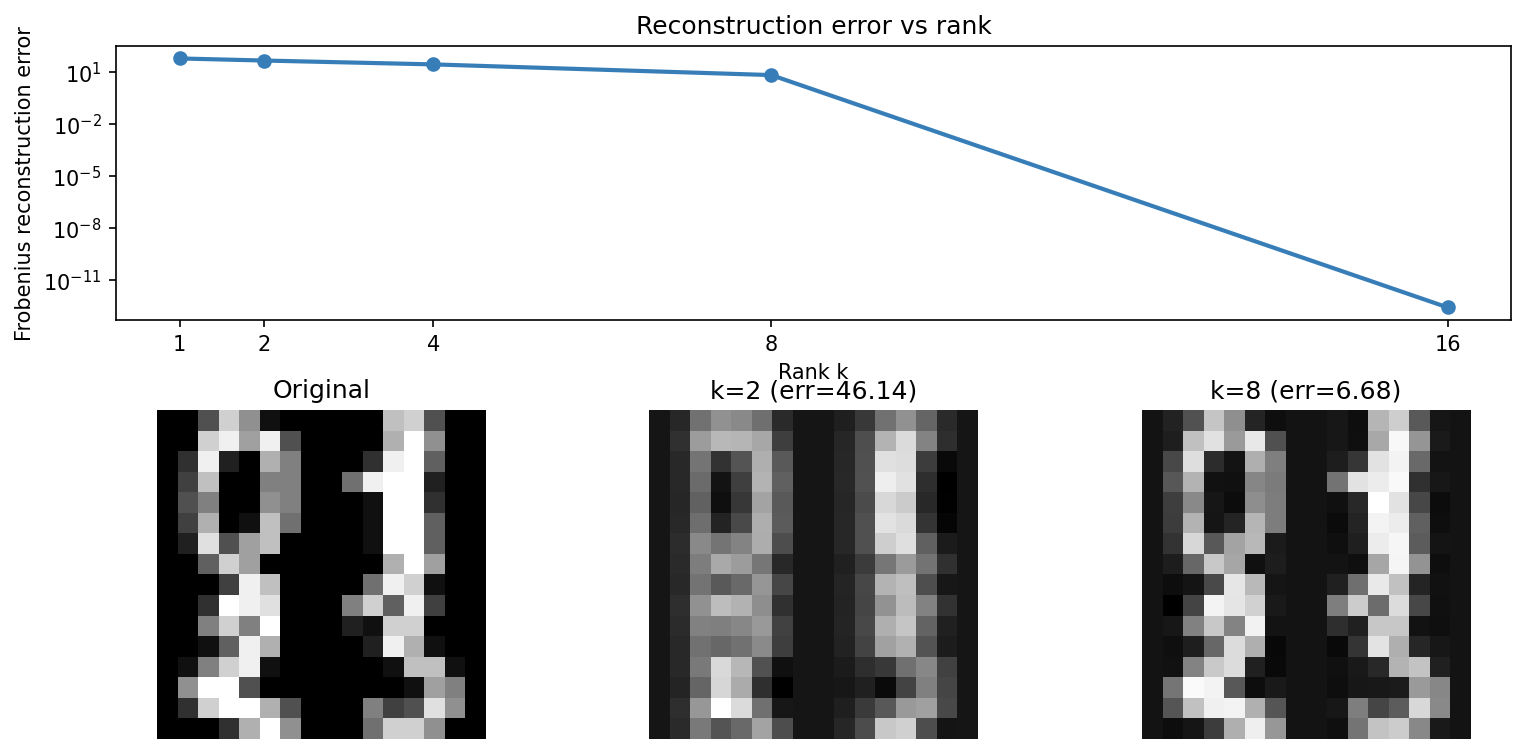

Generate this figure with Python:
#!/usr/bin/env python3
"""SVD compression example: low-rank approximation and reconstruction error.

Uses truncated SVD to approximate a matrix with fewer components. Demonstrates
the trade-off between compression (rank k) and reconstruction quality.

Requires: numpy, pynabled, scikit-learn, matplotlib

Run from repo root:
    python python/examples/svd/svd_compression.py
"""

from pathlib import Path

import numpy as np
import matplotlib.pyplot as plt
from sklearn.datasets import load_digits

import pynabled


def main():
    # Use a 16x16 "image" from tiling 4 digit samples (8x8 each). Smaller matrices
    # converge reliably with the internal Jacobi SVD; 64x64 can fail.
    np.random.seed(42)
    digits = load_digits()
    # Tile 2x2 digits into a 16x16 matrix
    A = np.block([
        [digits.images[0].astype(np.float64), digits.images[1].astype(np.float64)],
        [digits.images[2].astype(np.float64), digits.images[3].astype(np.float64)],
    ])

    m, n = A.shape
    max_rank = min(m, n)

    # Reconstruction error vs rank k
    k_values = [1, 2, 4, 8, max_rank]
    k_values = [k for k in k_values if k <= max_rank]
    errors = []
    for k in k_values:
        u, s, vt = pynabled.svd_decompose_truncated(A, k)
        recon = pynabled.svd_reconstruct_matrix(u, s, vt)
        err = np.linalg.norm(A - recon, "fro")
        errors.append(err)

    # Print summary
    print("SVD Compression (pynabled)")
    print("-" * 50)
    print(f"Matrix shape: {A.shape}")
    print(f"Full storage: {m * n} values")
    for k, err in zip(k_values, errors):
        storage = m * k + k + k * n
        print(f"  k={k:2d}: Frobenius error = {err:.4f}, storage = {storage} ({100*storage/(m*n):.0f}%)")

    # Figure: reconstruction error + example reconstructions
    fig = plt.figure(figsize=(12, 6))
    gs = fig.add_gridspec(2, 3, height_ratios=[1, 1.2], hspace=0.3)

    # 1. Reconstruction error vs k
    ax1 = fig.add_subplot(gs[0, :])
    ax1.semilogy(k_values, errors, "o-", color="#377eb8", linewidth=2)
    ax1.set_xlabel("Rank k")
    ax1.set_ylabel("Frobenius reconstruction error")
    ax1.set_title("Reconstruction error vs rank")
    ax1.set_xticks(k_values)

    # 2. Original and reconstructions at k=2, k=8
    ax2 = fig.add_subplot(gs[1, 0])
    ax2.imshow(A, cmap="gray", aspect="equal")
    ax2.set_title("Original")
    ax2.axis("off")

    for i, (k, label) in enumerate(zip([2, 8], ["k=2", "k=8"])):
        ax = fig.add_subplot(gs[1, 1 + i])
        u, s, vt = pynabled.svd_decompose_truncated(A, k)
        recon = pynabled.svd_reconstruct_matrix(u, s, vt)
        ax.imshow(recon, cmap="gray", aspect="equal")
        ax.set_title(f"{label} (err={np.linalg.norm(A - recon, 'fro'):.2f})")
        ax.axis("off")

    plt.tight_layout()
    out_path = Path(__file__).parent / "svd_compression.png"
    plt.savefig(out_path, dpi=150, bbox_inches="tight")
    print(f"\nSaved: {out_path}")
    plt.show()


if __name__ == "__main__":
    main()
